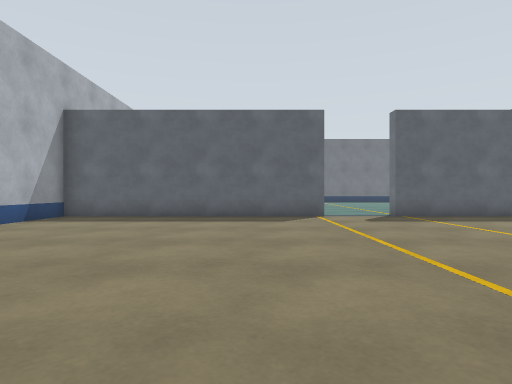
View 1 (above)

18 first-person views from a walk through a robot-simulator world made for Gazebo. The camera is 0.41 m above the floor, looks level and sees 75° across. The floor is counted in squares, 0.5 m on a side. Each view is taken from the middle of a square. On the plan, view 1 faces up. The plan holds only what a view shows up to about 11 squares ahead; the rest is blank.

View 2
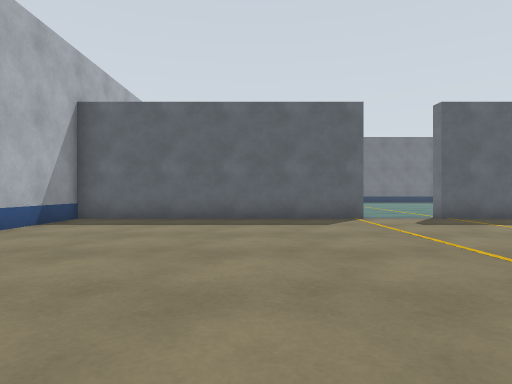

View 3
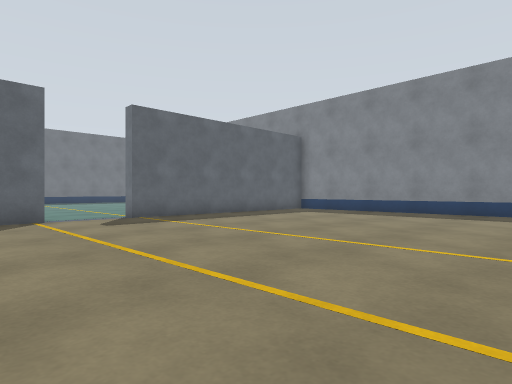

View 4
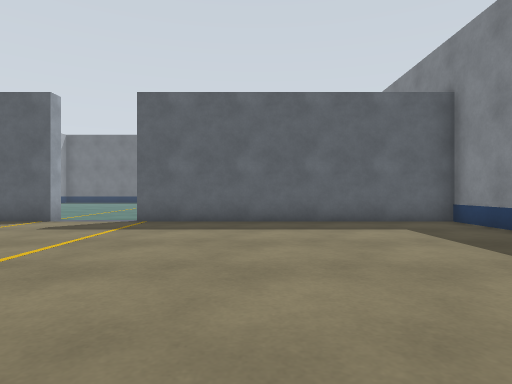

View 5
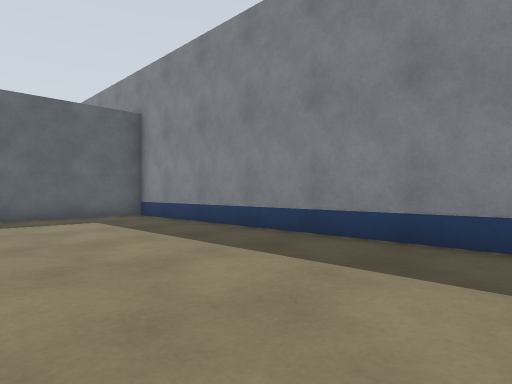

View 6
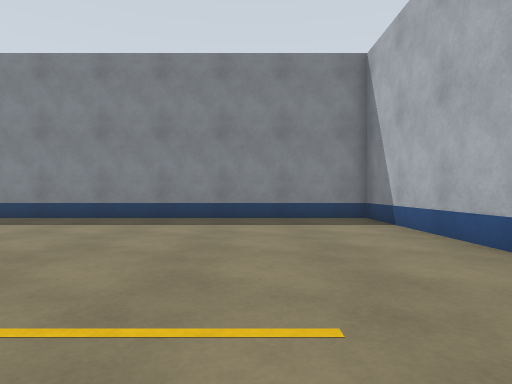

View 7
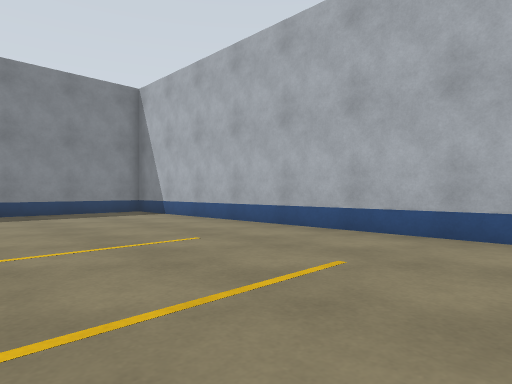

View 8
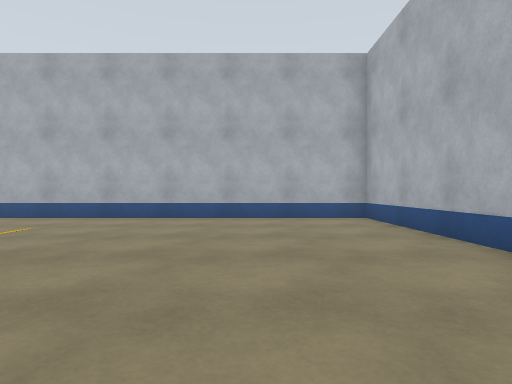

View 9
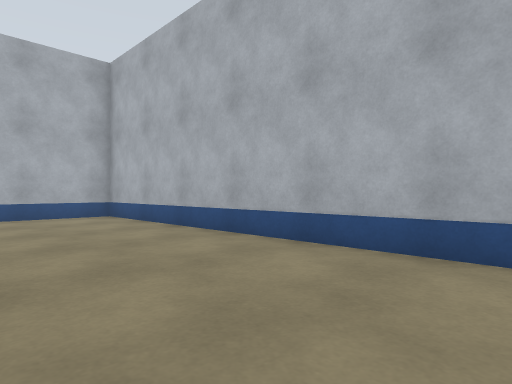

View 10
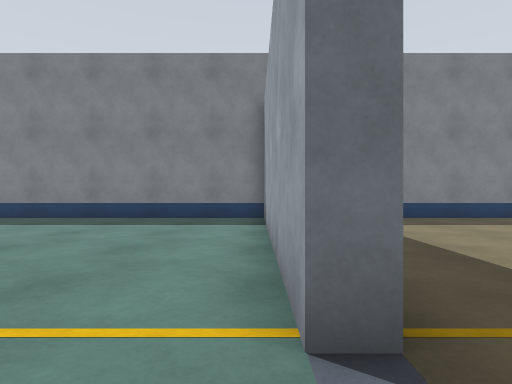

View 11
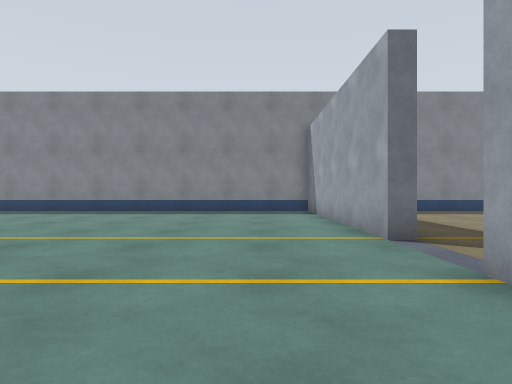

View 12
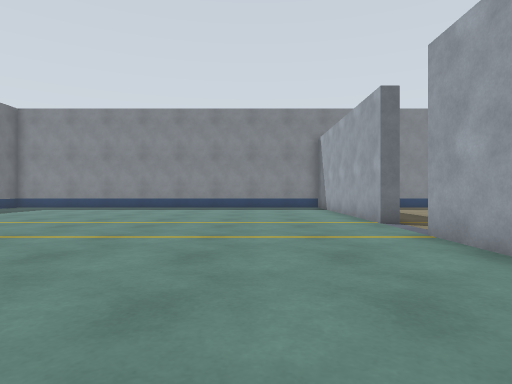

View 13
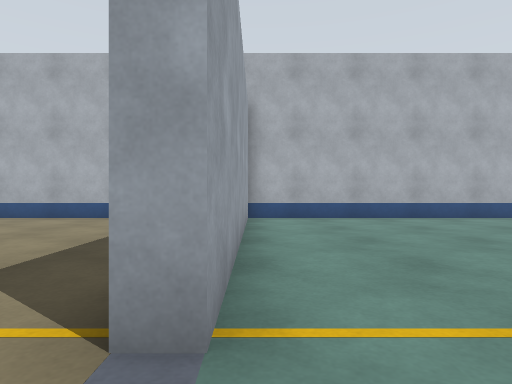

View 14
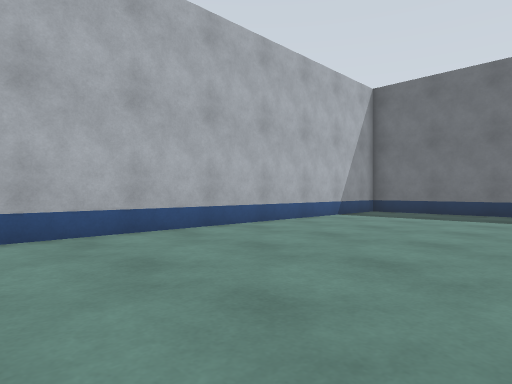

View 15
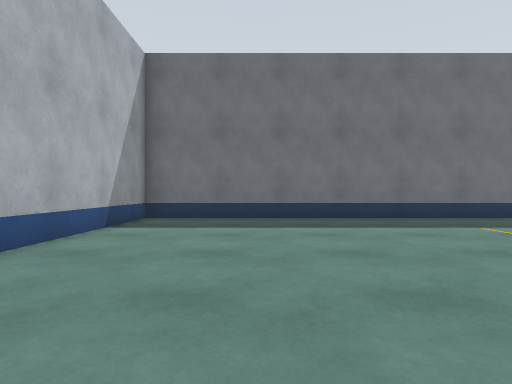

View 16
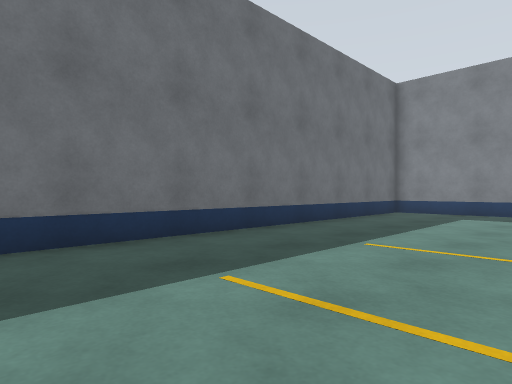

View 17
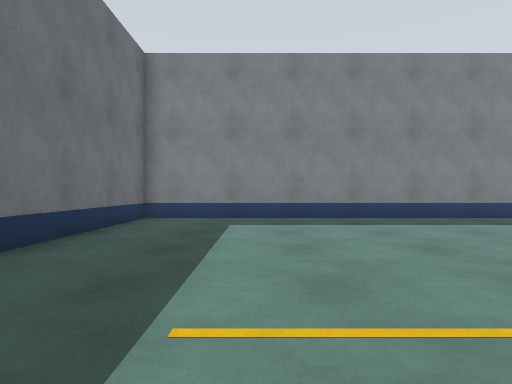

View 18
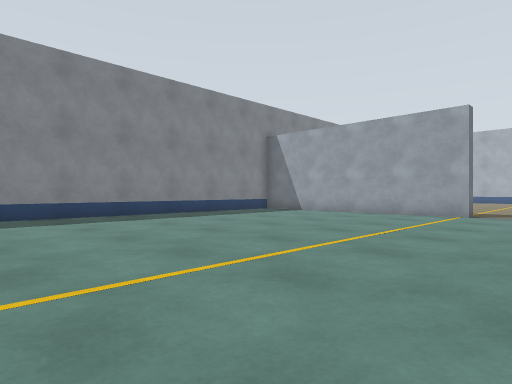

### Floor plan
Ten units are one square. View 1 is at (0, 0); x grows to the right and y downward. Boxes are objects, and circles mark ways between rooms. Rooms are numbered by the first view taken in them; rooms with no view inside come last. Other rooms are left out.
<svg viewBox="-70 -280 210 330">
<path fill="none" stroke="#000" d="M23 -117 23 -112 -65 -112 -65 45 135 45 135 -112 47 -112M47 -112 47 -117 135 -117 135 -275 -65 -275 -65 -118M-55 -117 23 -117"/>
<circle cx="35" cy="-110" r="3" fill="#2a7"/>
<text x="30" y="-30">1</text>
<text x="30" y="-200">2</text>
</svg>
Room 1 opens to room 2.

Where each view was taken, in squares from view 1:
view 1: 0 up, 0 right, facing up
view 2: 1 up, 1 left, facing up
view 3: 1 up, 0 right, facing up-right
view 4: 2 up, 8 right, facing up
view 5: 0 up, 8 right, facing up-right
view 6: 1 down, 3 right, facing right
view 7: 2 up, 0 right, facing down-right
view 8: 6 up, 3 left, facing down
view 9: 7 up, 2 left, facing down-left
view 10: 12 up, 3 right, facing right
view 11: 14 up, 1 left, facing right
view 12: 15 up, 4 left, facing right
view 13: 12 up, 4 right, facing left
view 14: 14 up, 0 right, facing up-left
view 15: 17 up, 3 left, facing up
view 16: 22 up, 0 right, facing up-right
view 17: 24 up, 3 right, facing right
view 18: 24 up, 2 right, facing down-right
